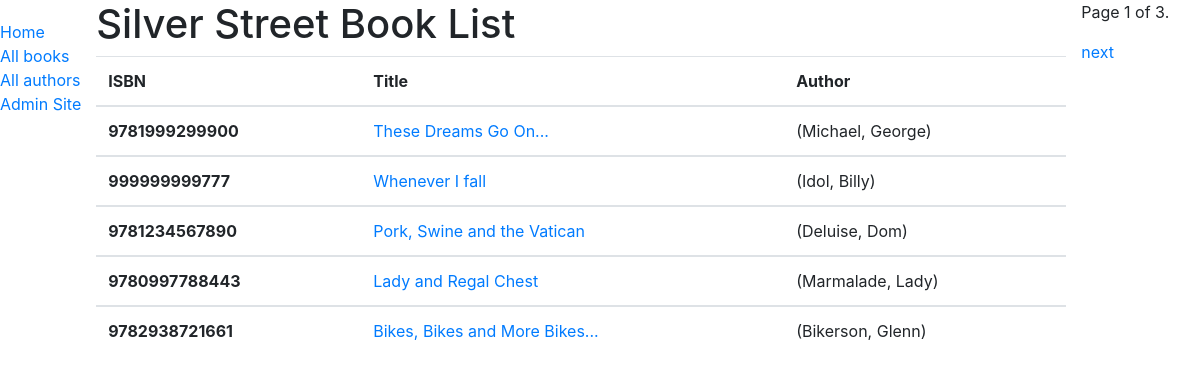
/catalog/books/, run on the app's committed database.
### catalog/models.py (models this page shows, shortened)
class Book(models.Model):
    title = models.CharField(max_length=200)
    author = models.ForeignKey('Author', on_delete=models.SET_NULL, null=True)
    summary = models.TextField(max_length=1000, help_text='Enter a brief description of the book')
    isbn = models.CharField('ISBN', max_length=13,
                            help_text='13 Character <a href="https://www.isbn-international.org/content/what-isbn">ISBN number</a>')
    genre = models.ManyToManyField(Genre, help_text='Select a genre for this book')
    language = models.ForeignKey('Language', on_delete=models.SET_NULL, null=True)
    def display_genre(self):
        """Creates a string for the Genre. This is required to display genre in Admin."""
        return ', '.join([genre.name for genre in self.genre.all()[:3]])
    display_genre.short_description = 'Genre'
    def get_absolute_url(self):
        return reverse('book-detail', args=[str(self.id)])

class Author(models.Model):
    first_name = models.CharField(max_length=100)
    last_name = models.CharField(max_length=100)
    date_of_birth = models.DateField(null=True, blank=True)
    date_of_death = models.DateField('Died', null=True, blank=True)
    class Meta:
        ordering = ['last_name', 'first_name']
    def __str__(self):
        return f'{self.last_name}, {self.first_name}'

### catalog/views.py (the view)
# urls.py: path('books/', views.BookListView.as_view(), name='books'),
class BookListView(generic.ListView):
    model = Book
    paginate_by = 5

### templates/catalog/book_list.html
{% extends "base_generic.html" %}
{% block content %}
  <h1>Silver Street Book List</h1>
  {% if book_list %}
  <table class="table">
    <thead>
        <tr>
            <th>ISBN</th>
            <th>Title</th>
            <th>Author</th>
        </tr>
    </thead>
    {% for book in book_list %}
      <tbody>
        <tr>
            <td><strong>{{ book.isbn }}</strong></td>
            <td><a href="{{ book.get_absolute_url }}">{{ book.title }}</a></td>
            <td>({{book.author}})</td>
        </tr>
      </tbody>
    {% endfor %}
  </table>
  {% else %}
    <p>There are no books in the library.</p>
  {% endif %}
{% endblock %}

### data on the page
Book: isbn "9781999299900", title "These Dreams Go On...", author "Michael, George"
Book: isbn "999999999777", title "Whenever I fall", author "Idol, Billy"
Book: isbn "9781234567890", title "Pork, Swine and the Vatican", author "Deluise, Dom"
Book: isbn "9780997788443", title "Lady and Regal Chest", author "Marmalade, Lady"
Book: isbn "9782938721661", title "Bikes, Bikes and More Bikes...", author "Bikerson, Glenn"

### other printed values
{{ page_obj.number }} "1"
{{ page_obj.paginator.num_pages }} "3"
